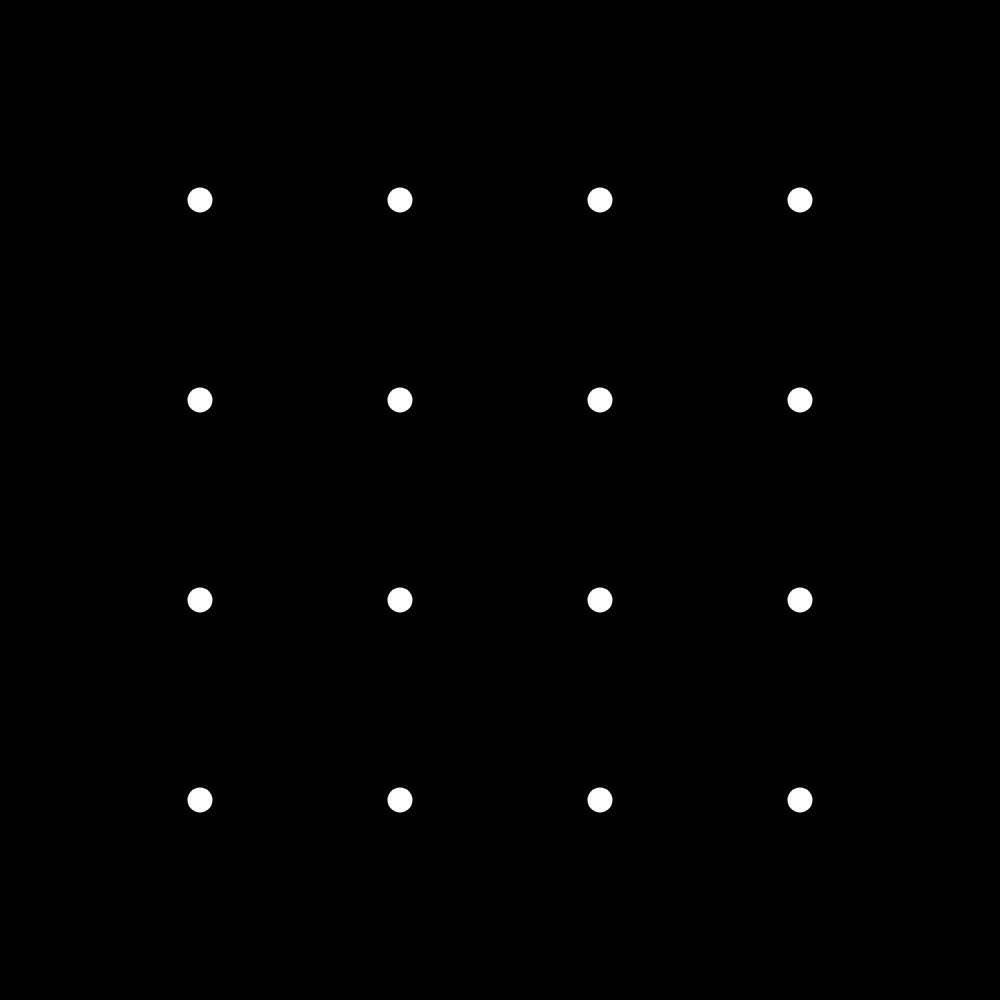
Frame 1 (no input)
Frame 60 (no input): identical to frame 1, image omitted
Frame 120 (the mouse pressed at the canvas centre since frame 60): identical to frame 1, image omitted

The p5.js sketch that drew this single still picture (run headless with seeded random() and noise() and a simulated clock; from frame 60 on, the mouse is pressed at the canvas centre):

// p5.js sketch
// ── sketch.js
let Size = 5;
let diameter;

let centerOffset;
let scaledSize;

let scene;

function setup() 
{
    scaledSize = windowWidth;
    if(windowWidth > windowHeight)
        scaledSize = windowHeight;
    scaledSize -= 100;

    scene = createCanvas(scaledSize, scaledSize)
    scene.mouseClicked(getInput); // attach listener for
    updateCanvas();
}

function windowResized() 
{
    updateCanvas();
}

function updateCanvas()
{
    scaledSize = windowWidth;
    if(windowWidth > windowHeight)
        scaledSize = windowHeight;
    sce = resizeCanvas(scaledSize, scaledSize)

    centerOffset = (windowWidth - width) / 2;
    scene.position(centerOffset, 0);
}

function draw() 
{   
    background(0);
    makeDots();
}

function getInput()
{
    /*
    let xPos = mouseX;
    let yPos = mouseY;

    xPos = round(Size * (xPos/width) - .5);
    yPos = round(Size * (yPos/width) - .5);

    if(xPos >= 0 && xPos < Size && yPos >= 0 && yPos < Size)
    {
        Cells[xPos][yPos].invert();
    }
    */
}

function makeDots()
{
    strokeWeight(0);
    fill(255);
    diameter = (height/Size)/8;
    for(let x = 1; x < Size; x++)
    {
        for(let y = 1; y < Size; y++)
        {
            circle(x * (width/Size), y * (height/Size), diameter);
        }
    }
}

class Line 
{
    constructor() 
    {
        
    }
}
// ── style.css
html, body 
{
    margin: 0;
    padding: 0;
}

body
{
    background-color: #000000;
}

canvas 
{
    display: block;
}
